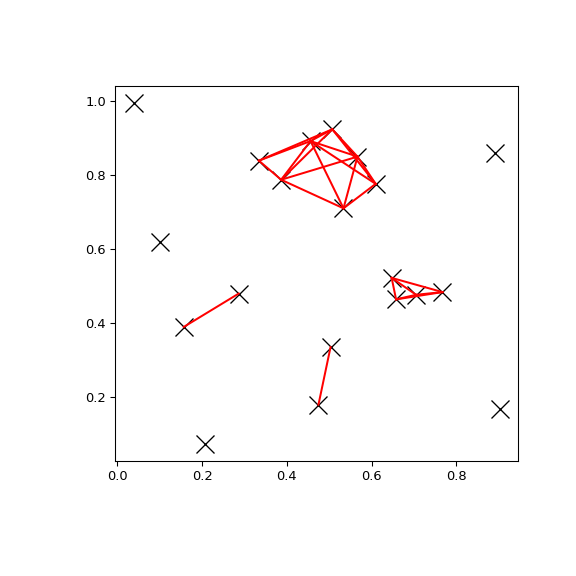

Recreate this plot in Python.
# You can search all pairs of points in a kd-tree within a distance:

import matplotlib.pyplot as plt
import numpy as np
from scipy.spatial import cKDTree
rng = np.random.default_rng()
points = rng.random((20, 2))
plt.figure(figsize=(6, 6))
plt.plot(points[:, 0], points[:, 1], "xk", markersize=14)
kd_tree = cKDTree(points)
pairs = kd_tree.query_pairs(r=0.2)
for (i, j) in pairs:
    plt.plot([points[i, 0], points[j, 0]],
            [points[i, 1], points[j, 1]], "-r")
plt.show()
